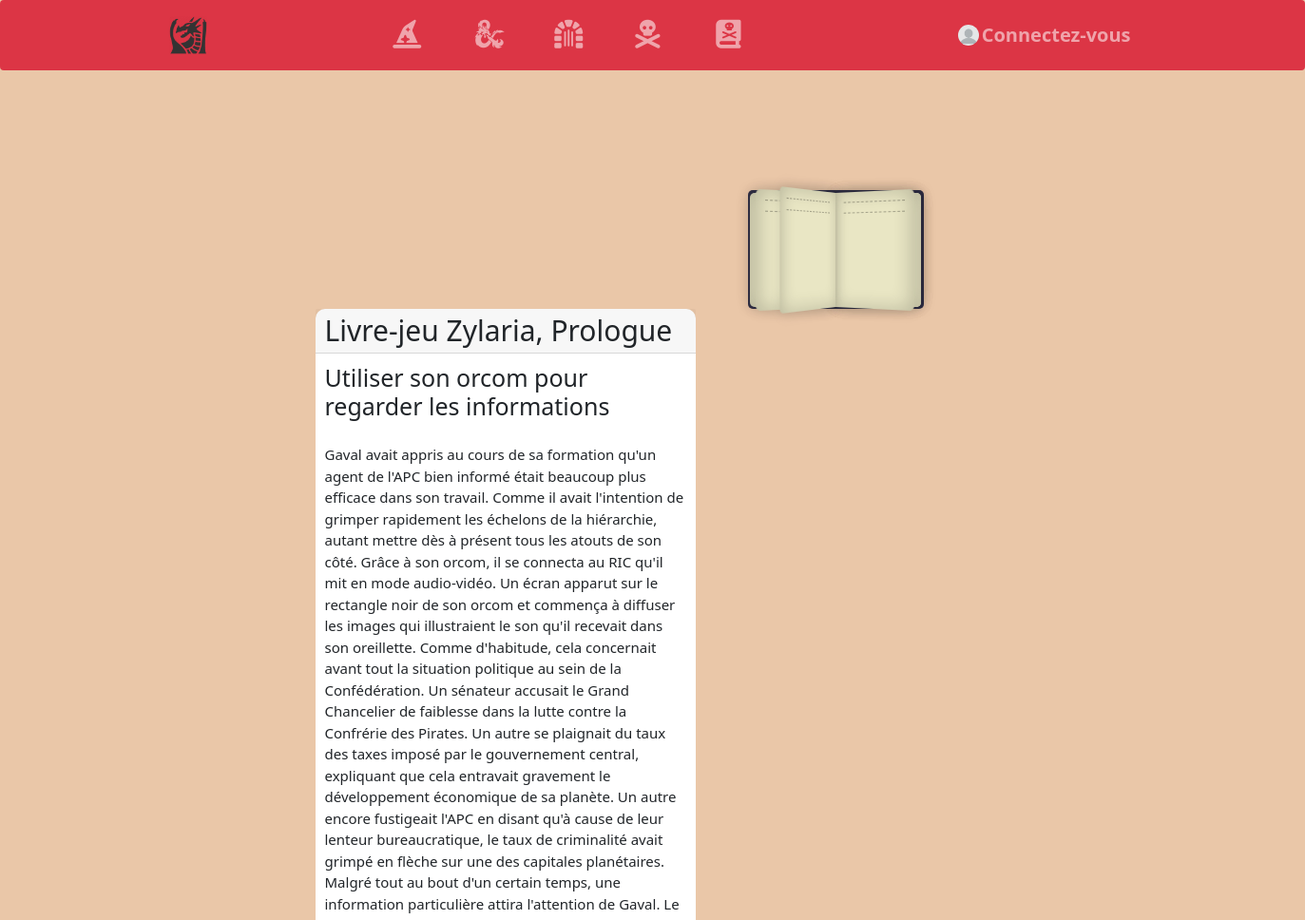
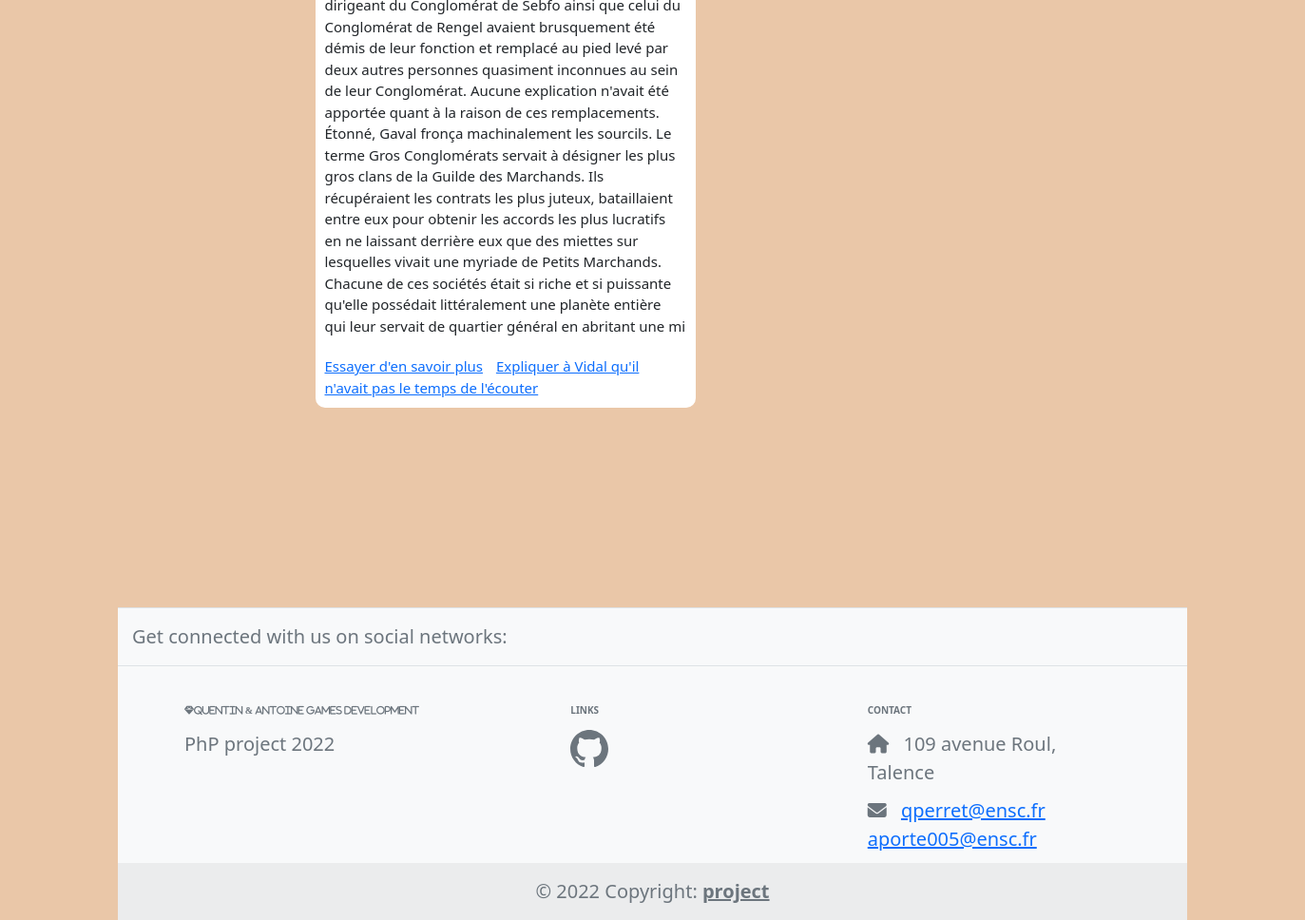
The app's page /stories.php?chId=30 with its own data (2 pictures, top to bottom).
### tables this page shows
create table story(
    sto_id integer not null primary key auto_increment,
    sto_title varchar(100) not null,
    sto_description varchar(2000),
    sto_writer varchar(150) not null,
    sto_first_ch_id integer,
    sto_played integer not null,
    sto_finished integer not null
);

create table chapter(
    ch_id integer not null primary key auto_increment,
    ch_story_id integer not null, 
    ch_title varchar(100) not null,
    ch_story varchar(2000),
    end_sto boolean
);

create table link(
    link_id integer not null primary key auto_increment,
    link_ch integer not null,
    link_next integer
);

### includes/functions.php (called while the page is built, shortened)
<?php
function getDb() {
    $server = "localhost";
    $username = "mystory_user";
    $password = "secret";
    $db = "mystory";
    return new PDO("mysql:host=$server;dbname=$db;charset=utf8", "$username", "$password");
}
function getStory($id_story){
    $stmt = getDb() -> prepare('SELECT * FROM story WHERE sto_id = :id');
    $stmt -> execute(array(
        'id' => $id_story
    ));
    $ligne = $stmt->fetch();
    return $ligne;
}
function getCh($id_chapter){
    $stmt = getDb() -> prepare('SELECT * FROM chapter WHERE ch_id = :id');
    $stmt -> execute(array('id' => $id_chapter));
    $ligne = $stmt->fetch();
    return $ligne;
}
function getAllLink($id_chapter){
    $request = 'SELECT * FROM link WHERE link_ch = ?';
    $response = getDb() -> prepare($request);
    $response -> execute(array($id_chapter));
    return $response -> fetchAll();
}

### stories.php (the view, shortened to what this page needs)
<?php
require_once 'includes/functions.php';
$chId = $_GET['chId'];
$chapter = getCh($chId);
$stoId = $chapter['ch_story_id'];
$story = getStory($stoId);
$links = getAllLink($chId);
$gameId =lastInsertGame()[0];
?>
<!doctype html>
<html>
<?php require_once "includes/head.php"; ?>
<body>
    <div class="container">
        <?php require_once "includes/header.php"; ?>
<div class="container" style="margin: 200px; ">
        <div class="book " style="width:200px;">
            <span class="page turn"></span>
            <span class="page turn"></span>
        </div>
        <div class="card mb-3" style="margin-right: 50px; font-size: 15px">
                <h3 class="card-header display-5"><strong><?= $story['sto_title']?></strong></h3>
                <div class="card-body">
                    <h5 class="card-title display-6"><?= $chapter['ch_title']?></h5>
                </div>
                <div class="card-body">
                    <p class="card-text"><?= $chapter['ch_story']?></p>
                </div>
                <div class="card-body">
                    <?php if($chapter['end_sto']==1)
                    {
                    delGame($gameId);?>
                    <a class="btn btn-danger" role="button" href="index.php">Finish the story</a>
                    <?php } else {
                        foreach($links as $key=>$link){
                        $nextCh = getCh($link['link_next']);
                        ?>
                        <a href="stories.php?chId=<?=$nextCh['ch_id']?>" class="card-link"><?=$nextCh['ch_title']?></a>
                    <?php } } ?>
                </div>
                </div>
        </div>
        <?php require_once "includes/footer.php"; ?>
    </div>
</body>
</html>

### css/style.css (style rules this page uses)
body { background-color: #eac7a8; }
.card { width: 400px; border: none; border-radius: 10px; background-color: #fff }
.book { top: 0; bottom: 0; left: 0; right: 0; margin: auto; width: 18.5rem; height: 12.5rem; perspective: 70rem; }
.page { top: 0.25rem; left: 0.25rem; background-color: #e9e6c4; transform: rotateY(0deg); width: 9rem; height: 12rem; text-align: right; font-size: 8px; color: #777; font-family: monospace; }
.page::before, .page::after { display: block; border-top: 1px dashed rgba(0, 0, 0, 0.3); content: ""; padding-bottom: 1rem; }
.cover, .page { position: absolute; padding: 1rem; transform-origin: 100% 0; border-radius: 5px 0 0 5px; box-shadow: inset 3px 0px 20px rgba(0, 0, 0, 0.2), 0px 0px 15px rgba(0, 0, 0, 0.1); box-sizing: border-box; }
.page.turn { animation: bookOpen 3s forwards; }
.page:nth-of-type(4) { animation: bookOpen150deg 3s forwards; animation-delay: 0.99s; }
.page:nth-of-type(6) { animation: bookOpen55deg 3s forwards; animation-delay: 1.25s; }

### records on screen
story: sto_title "Livre-jeu Zylaria, Prologue"
chapter: ch_title "Utiliser son orcom pour regarder les informations", ch_story "Gaval avait appris au cours de sa formation qu'un agent de l'APC bien informé était beaucoup plus efficace dans son travail. Comme il avait l'intention de grimper rapidement les échelons de la hiérarchie, autant mettre dès à présent tous les atouts de son côté. Grâce à son orcom, il se connecta au RIC qu'il mit en mode audio-vidéo. Un écran apparut sur le rectangle noir de son orcom et commença à diffuser les images qui illustraient le son qu'il recevait dans son oreillette. Comme d'habitude, cela concernait avant tout la situation politique au sein de la Confédération. Un sénateur accusait le Grand Chancelier de faiblesse dans la lutte contre la Confrérie des Pirates. Un autre se plaignait…"
link: chapter.ch_title "Essayer d'en savoir plus"
link: chapter.ch_title "Expliquer à Vidal qu'il n'avait pas le temps de l'écouter"
